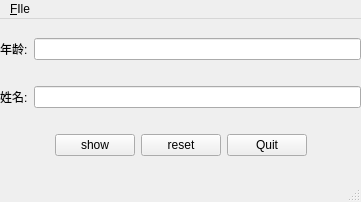
<?xml version="1.0" encoding="UTF-8"?>
<ui version="4.0">
 <class>MainWindow</class>
 <widget class="QMainWindow" name="MainWindow">
  <property name="geometry">
   <rect>
    <x>0</x>
    <y>0</y>
    <width>361</width>
    <height>202</height>
   </rect>
  </property>
  <property name="windowTitle">
   <string>MainWindow</string>
  </property>
  <widget class="QWidget" name="centralwidget">
   <widget class="QWidget" name="verticalLayoutWidget">
    <property name="geometry">
     <rect>
      <x>0</x>
      <y>-1</y>
      <width>361</width>
      <height>161</height>
     </rect>
    </property>
    <layout class="QVBoxLayout" name="verticalLayout">
     <item>
      <layout class="QVBoxLayout" name="verticalLayout_2">
       <item>
        <layout class="QHBoxLayout" name="horizontalLayout">
         <item>
          <widget class="QLabel" name="label_2">
           <property name="text">
            <string>年龄:</string>
           </property>
          </widget>
         </item>
         <item>
          <widget class="QLineEdit" name="lineEdit_age"/>
         </item>
        </layout>
       </item>
      </layout>
     </item>
     <item>
      <layout class="QHBoxLayout" name="horizontalLayout_2">
       <item>
        <widget class="QLabel" name="label">
         <property name="text">
          <string>姓名:</string>
         </property>
        </widget>
       </item>
       <item>
        <widget class="QLineEdit" name="lineEdit_name"/>
       </item>
      </layout>
     </item>
     <item>
      <layout class="QHBoxLayout" name="horizontalLayout_3">
       <item>
        <spacer name="horizontalSpacer">
         <property name="orientation">
          <enum>Qt::Horizontal</enum>
         </property>
         <property name="sizeHint" stdset="0">
          <size>
           <width>40</width>
           <height>20</height>
          </size>
         </property>
        </spacer>
       </item>
       <item>
        <widget class="QPushButton" name="button_show">
         <property name="text">
          <string>show</string>
         </property>
        </widget>
       </item>
       <item>
        <widget class="QPushButton" name="button_reset">
         <property name="text">
          <string>reset</string>
         </property>
        </widget>
       </item>
       <item>
        <widget class="QPushButton" name="button_quit">
         <property name="text">
          <string>Quit</string>
         </property>
        </widget>
       </item>
       <item>
        <spacer name="horizontalSpacer_2">
         <property name="orientation">
          <enum>Qt::Horizontal</enum>
         </property>
         <property name="sizeHint" stdset="0">
          <size>
           <width>40</width>
           <height>20</height>
          </size>
         </property>
        </spacer>
       </item>
      </layout>
     </item>
    </layout>
   </widget>
  </widget>
  <widget class="QMenuBar" name="menubar">
   <property name="geometry">
    <rect>
     <x>0</x>
     <y>0</y>
     <width>361</width>
     <height>19</height>
    </rect>
   </property>
   <widget class="QMenu" name="menuFIle">
    <property name="title">
     <string>&amp;FIle</string>
    </property>
   </widget>
   <addaction name="menuFIle"/>
  </widget>
  <widget class="QStatusBar" name="statusbar"/>
 </widget>
 <resources/>
 <connections>
  <connection>
   <sender>button_show</sender>
   <signal>clicked()</signal>
   <receiver>MainWindow</receiver>
   <slot>button_show_text()</slot>
   <hints>
    <hint type="sourcelabel">
     <x>92</x>
     <y>154</y>
    </hint>
    <hint type="destinationlabel">
     <x>23</x>
     <y>153</y>
    </hint>
   </hints>
  </connection>
  <connection>
   <sender>button_reset</sender>
   <signal>clicked()</signal>
   <receiver>MainWindow</receiver>
   <slot>button_clear_text()</slot>
   <hints>
    <hint type="sourcelabel">
     <x>164</x>
     <y>151</y>
    </hint>
    <hint type="destinationlabel">
     <x>112</x>
     <y>168</y>
    </hint>
   </hints>
  </connection>
  <connection>
   <sender>button_quit</sender>
   <signal>clicked()</signal>
   <receiver>MainWindow</receiver>
   <slot>close()</slot>
   <hints>
    <hint type="sourcelabel">
     <x>273</x>
     <y>154</y>
    </hint>
    <hint type="destinationlabel">
     <x>333</x>
     <y>143</y>
    </hint>
   </hints>
  </connection>
 </connections>
 <slots>
  <slot>button_show_text()</slot>
  <slot>button_clear_text()</slot>
 </slots>
</ui>
